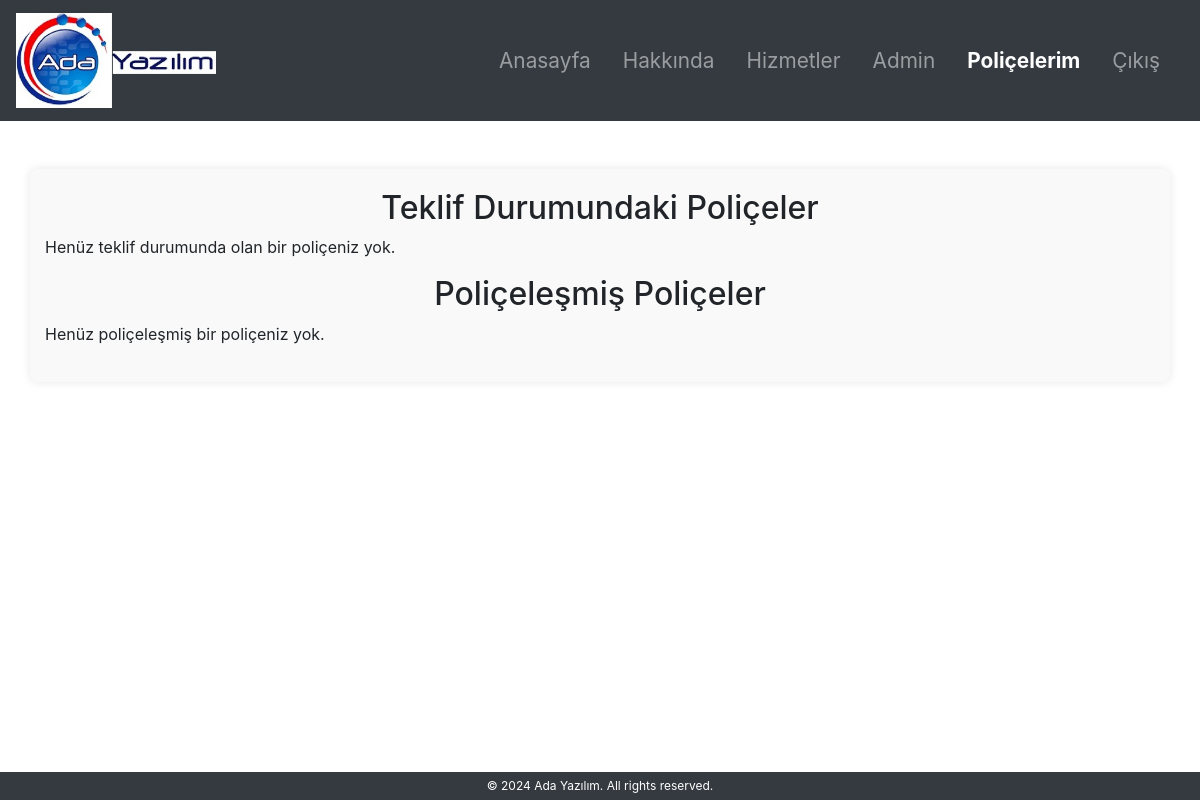
The page /accounts/user_profile/ (signed in) on the database as committed earlier.
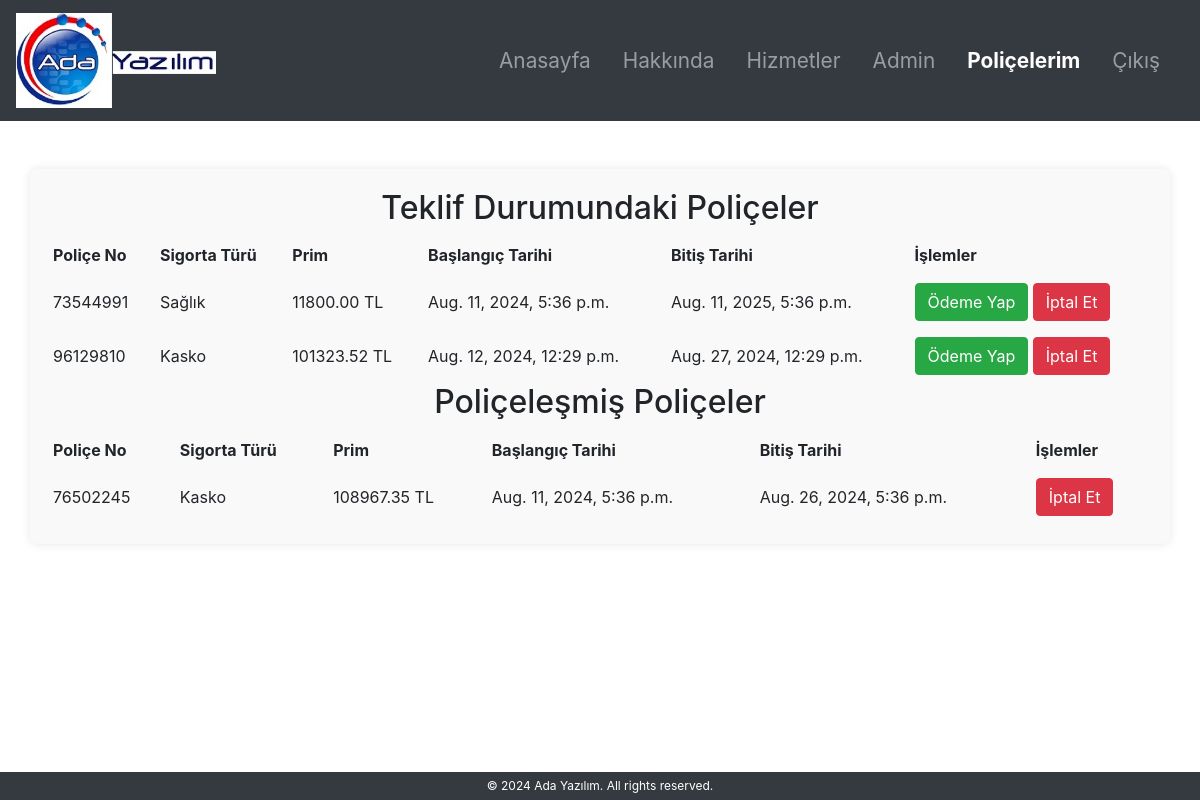
The same page on the database as committed later.
### services/models.py (models this page shows, shortened)
class Police(models.Model):
    POLICE_STATUS_CHOICES = [
        ('T', 'Teklif'),
        ('P', 'Poliçeleşmiş')
    ]
    police_no = models.IntegerField(unique=True)
    musteri_no = models.ForeignKey(settings.AUTH_USER_MODEL, on_delete=models.CASCADE)
    status = models.CharField(max_length=1, choices=POLICE_STATUS_CHOICES, null= False, blank= False)
    brans_kodu = models.CharField(max_length=3)
    prim = models.DecimalField(max_digits=10, decimal_places=2)
    onaylayan = models.ForeignKey(settings.AUTH_USER_MODEL, related_name='onaylayan', on_delete=models.CASCADE)
    tanzim_tarihi = models.DateTimeField(auto_now_add=True)
    baslangic_tarihi = models.DateTimeField()
    bitis_tarihi = models.DateTimeField()
    class Meta:
        verbose_name_plural = 'Poliçeler'

### accounts/views.py (the view)
# urls.py: path('user_profile/', views.user_profile, name='user_profile'),
@login_required
def user_profile(request):
    user = request.user
    teklif_policeler = Police.objects.filter(musteri_no=user, status='T')
    policelenmis_policeler = Police.objects.filter(musteri_no=user, status='P')
    brans_isimleri = {
        '199': 'Dask',
        '340': 'Kasko',
        '610': 'Sağlık'
    }
    teklif_policeler = [
        {
            "id": police.id,
            "police_no": police.police_no,
            "brans_adi": brans_isimleri.get(police.brans_kodu, police.brans_kodu),
            "prim": police.prim,
            "baslangic_tarihi": police.baslangic_tarihi,
            "bitis_tarihi": police.bitis_tarihi,
        } for police in teklif_policeler
    ]
    policelenmis_policeler = [
        {
            "id": police.id,
            "police_no": police.police_no,
            "brans_adi": brans_isimleri.get(police.brans_kodu, police.brans_kodu),
            "prim": police.prim,
            "baslangic_tarihi": police.baslangic_tarihi,
            "bitis_tarihi": police.bitis_tarihi,
        } for police in policelenmis_policeler
    ]
    context = {
        'teklif_policeler': teklif_policeler,
        'policelemes_policeler': policelenmis_policeler,
    }
    return render(request, 'accounts/user_profile.html', context)

### templates/accounts/user_profile.html
{% extends "base.html" %}
{% block content %}
    <h2>Teklif Durumundaki Poliçeler</h2>
    {% if teklif_policeler %}
        <table style="width:100%; border-spacing: 0 15px;">
            <thead>
                <tr>
                    <th style="text-align:left; padding: 8px;">Poliçe No</th>
                    <th style="text-align:left; padding: 8px;">Sigorta Türü</th>
                    <th style="text-align:left; padding: 8px;">Prim</th>
                    <th style="text-align:left; padding: 8px;">Başlangıç Tarihi</th>
                    <th style="text-align:left; padding: 8px;">Bitiş Tarihi</th>
                    <th style="text-align:left; padding: 8px;">İşlemler</th>
                </tr>
            </thead>
            <tbody>
                {% for police in teklif_policeler %}
                    <tr>
                        <td style="padding: 8px;">{{ police.police_no }}</td>
                        <td style="padding: 8px;">{{ police.brans_adi }}</td>
                        <td style="padding: 8px;">{{ police.prim }} TL</td>
                        <td style="padding: 8px;">{{ police.baslangic_tarihi }}</td>
                        <td style="padding: 8px;">{{ police.bitis_tarihi }}</td>
                        <td style="padding: 8px;">
                            <a href="{% url 'payment' police.id %}" class="btn btn-success">Ödeme Yap</a>
                            <a href="{% url 'iptal_et' police.id %}" class="btn btn-danger">İptal Et</a>
                        </td>
                    </tr>
                {% endfor %}
            </tbody>
        </table>
    {% else %}
        <p>Henüz teklif durumunda olan bir poliçeniz yok.</p>
    {% endif %}
    <h2>Poliçeleşmiş Poliçeler</h2>
    {% if policelemes_policeler %}
        <table style="width:100%; border-spacing: 0 15px;">
            <thead>
                <tr>
                    <th style="text-align:left; padding: 8px;">Poliçe No</th>
                    <th style="text-align:left; padding: 8px;">Sigorta Türü</th>
                    <th style="text-align:left; padding: 8px;">Prim</th>
                    <th style="text-align:left; padding: 8px;">Başlangıç Tarihi</th>
                    <th style="text-align:left; padding: 8px;">Bitiş Tarihi</th>
                    <th style="text-align:left; padding: 8px;">İşlemler</th>
                </tr>
            </thead>
            <tbody>
                {% for police in policelemes_policeler %}
                    <tr>
                        <td style="padding: 8px;">{{ police.police_no }}</td>
                        <td style="padding: 8px;">{{ police.brans_adi }}</td>
                        <td style="padding: 8px;">{{ police.prim }} TL</td>
                        <td style="padding: 8px;">{{ police.baslangic_tarihi }}</td>
                        <td style="padding: 8px;">{{ police.bitis_tarihi }}</td>
                        <td style="padding: 8px;">
                            <a href="{% url 'iptal_et' police.id %}" class="btn btn-danger">İptal Et</a>
                        </td>
                    </tr>
                {% endfor %}
            </tbody>
        </table>
    {% else %}
        <p>Henüz poliçeleşmiş bir poliçeniz yok.</p>
    {% endif %}
{% endblock %}

Rows that differ between the two databases and show on the page:
added Police: prim "11800.00", baslangic_tarihi "Aug. 11, 2024, 5:36 p.m.", bitis_tarihi "Aug. 11, 2025, 5:36 p.m."
added Police: prim "101323.52", baslangic_tarihi "Aug. 12, 2024, 12:29 p.m.", bitis_tarihi "Aug. 27, 2024, 12:29 p.m."
added Police: prim "108967.35", baslangic_tarihi "Aug. 11, 2024, 5:36 p.m.", bitis_tarihi "Aug. 26, 2024, 5:36 p.m."
Other text that changed with them:
text no longer shown: "Henüz teklif durumunda olan bir poliçeniz yok. Henüz poliçeleşmiş bir poliçeniz yok."
text now shown: "Poliçe No Sigorta Türü Prim Başlangıç Tarihi Bitiş Tarihi İşlemler Poliçe No Sigorta Türü Prim Başlangıç Tarihi Bitiş Tarihi İşlemler"
new list line: "73544991 Sağlık TL Ödeme Yap İptal Et"
new list line: "96129810 Kasko TL Ödeme Yap İptal Et"
new list line: "76502245 Kasko TL İptal Et"
